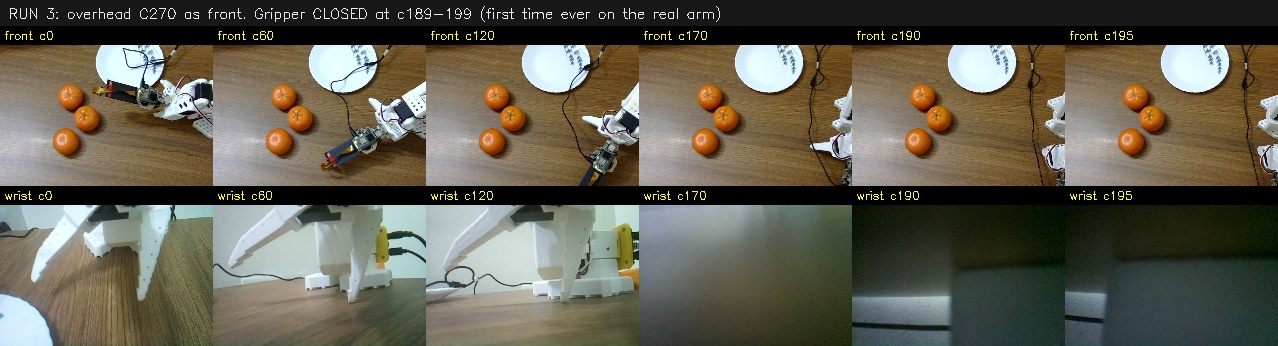
#> input picture projects/testproject/logs/live_run3_20260816/run3_frames.jpg, 1278 x 346 px
$ python -i analyze_wrist_grasp_geometry.py   (imports and definitions only)
#> lines starting #> are read from the running program, lines starting #| are printed output that depends on the picture; after the words box and inside, x2 and y2 are one past the last pixel; in counts of white or black regions, pixels touching at a corner belong together
#!/usr/bin/env python3
"""Read-only orange grasp-pose diagnostic for reviewed wrist-camera frames.

This is a calibration tool, not an action gate. It detects a bright, saturated,
roughly circular fruit candidate and checks whether its normalized centre and
radius fall inside the reviewed grasp band. Missing or ambiguous detections are
reported as ``unknown`` and must never be treated as eligible by a future gate.
"""

from __future__ import annotations

import argparse
import csv
from pathlib import Path

import cv2
import numpy as np


WIDTH, HEIGHT = 640, 480
X_BAND = (220 / WIDTH, 480 / WIDTH)
Y_BAND = (90 / HEIGHT, 310 / HEIGHT)
RADIUS_BAND = (70 / HEIGHT, 180 / HEIGHT)


def detect(image_path: Path) -> dict[str, object]:
    image = cv2.imread(str(image_path))
#> image is the input picture: shape (346, 1278, 3); mean B, G, R 80.4, 94.5, 98.4
    if image is None:
        raise FileNotFoundError(image_path)
    image = cv2.resize(image, (WIDTH, HEIGHT), interpolation=cv2.INTER_AREA)
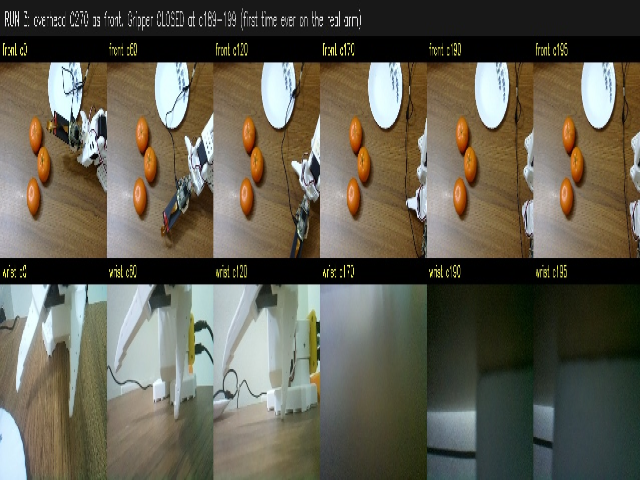
#> image: shape (480, 640, 3); mean B, G, R 80.4, 94.4, 98.4
    hsv = cv2.cvtColor(image, cv2.COLOR_BGR2HSV)
#> hsv: shape (480, 640, 3); mean H, S, V 43.2, 85.2, 104
    gray = cv2.medianBlur(cv2.cvtColor(image, cv2.COLOR_BGR2GRAY), 9)
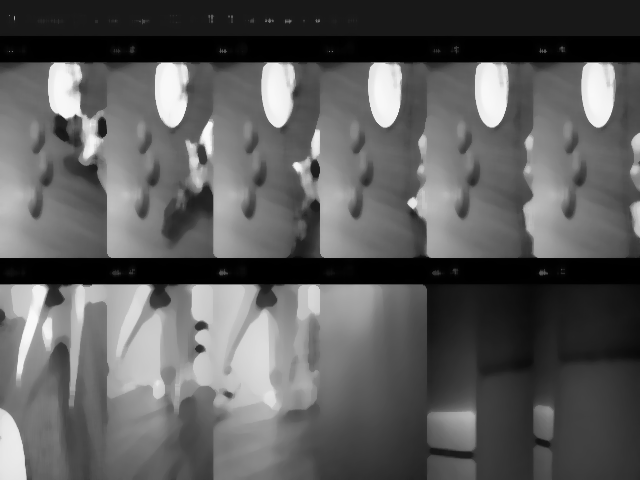
#> gray: shape (480, 640); min 0, max 249, mean 93
    circles = cv2.HoughCircles(
        gray,
        cv2.HOUGH_GRADIENT,
        dp=1.2,
        minDist=80,
        param1=80,
        param2=35,
        minRadius=60,
        maxRadius=180,
    )
#> circles = [[167.4, 197.4, 135.7], [234.6, 97.8, 159.4], [341.4, 96.6, 162.1], [123, 336.6, 79.92], [155.4, 85.8, 107.6], [324.6, 199.8, 141], [209.4, 383.4, 89.16], [87, 174.6, 113.3], [246.6, 222.6, 73.68], [438.6, 88.2, 70.8], [510.6, 150.6, 90.12], [293.4, 348.6, 65.76]]
    yy, xx = np.ogrid[:HEIGHT, :WIDTH]
    candidates: list[dict[str, float]] = []
    for x, y, radius in ([] if circles is None else circles[0]):
        mask = (xx - x) ** 2 + (yy - y) ** 2 <= (0.72 * radius) ** 2
        saturation = float(np.mean(hsv[:, :, 1][mask]))
        value = float(np.mean(hsv[:, :, 2][mask]))
        if saturation < 90 or value < 180:
            continue
        candidates.append(
            {
                "x": float(x),
                "y": float(y),
                "radius": float(radius),
                "saturation": saturation,
                "value": value,
                "score": saturation + value + 0.7 * radius,
            }
        )
#> this loop made 12 passes
#> (x, y, radius, saturation, value) on passes 1 to 12: (167.4, 197.4, 135.7, 91.01, 123.1), (234.6, 97.8, 159.4, 91.91, 109.9), (341.4, 96.6, 162.1, 99.12, 107.2), (123, 336.6, 79.92, 36.21, 166.7), (155.4, 85.8, 107.6, 97.9, 105.4), (324.6, 199.8, 141, 108, 119.1), (209.4, 383.4, 89.16, 33.32, 161.8), (87, 174.6, 113.3, 87.14, 138.1), (246.6, 222.6, 73.68, 97.23, 118.1), (438.6, 88.2, 70.8, 132, 116.6), (510.6, 150.6, 90.12, 110, 139.8), (293.4, 348.6, 65.76, 40.23, 167.1)
#> pass 1, in detect, `mask = (xx - x) ** 2 + (yy - y) ** 2 <= (0.72 * radius) ** 2`:
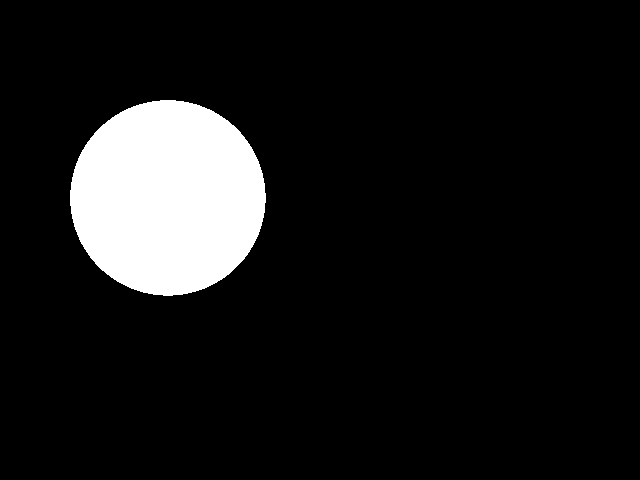
#> mask: shape (480, 640) bool; 9.8% white; 1 white region, box (x1, y1, x2, y2) and area: (70, 100, 266, 296) 30008
#> pass 2, in detect, `mask = (xx - x) ** 2 + (yy - y) ** 2 <= (0.72 * radius) ** 2`:
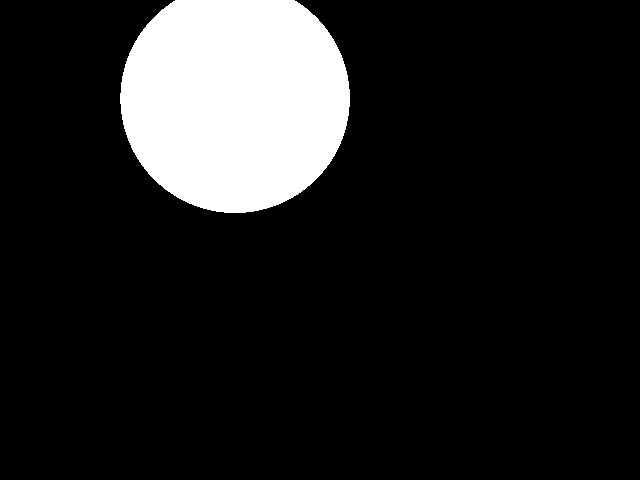
#> mask: shape (480, 640) bool; 13% white; 1 white region, box (x1, y1, x2, y2) and area: (120, 0, 350, 213) 40048
#> pass 3, in detect, `mask = (xx - x) ** 2 + (yy - y) ** 2 <= (0.72 * radius) ** 2`:
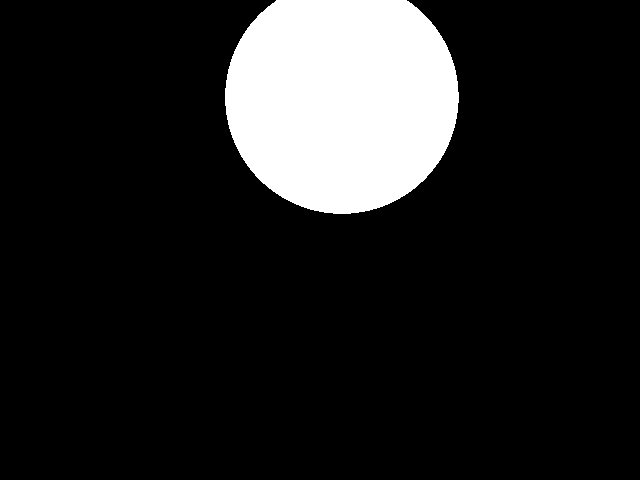
#> mask: shape (480, 640) bool; 13.4% white; 1 white region, box (x1, y1, x2, y2) and area: (225, 0, 459, 214) 41085
#> after the loop, candidates = []
    if not candidates:
        return {"status": "unknown", "reason": "no confident fruit circle", "image": image}

    best = max(candidates, key=lambda candidate: candidate["score"])
    x_norm = best["x"] / WIDTH
    y_norm = best["y"] / HEIGHT
    radius_norm = best["radius"] / HEIGHT
    inside = (
        X_BAND[0] <= x_norm <= X_BAND[1]
        and Y_BAND[0] <= y_norm <= Y_BAND[1]
        and RADIUS_BAND[0] <= radius_norm <= RADIUS_BAND[1]
    )
    return {
        **best,
        "x_norm": x_norm,
        "y_norm": y_norm,
        "radius_norm": radius_norm,
        "status": "eligible" if inside else "ineligible",
        "reason": "inside reviewed grasp band" if inside else "outside reviewed grasp band",
        "image": image,
    }


# [64 lines left out: functions annotate, main, not called in this run]


# [2 lines not run here, left out]

>>> result = detect('../logs/live_run3_20260816/run3_frames.jpg')
#> result = 3 items
